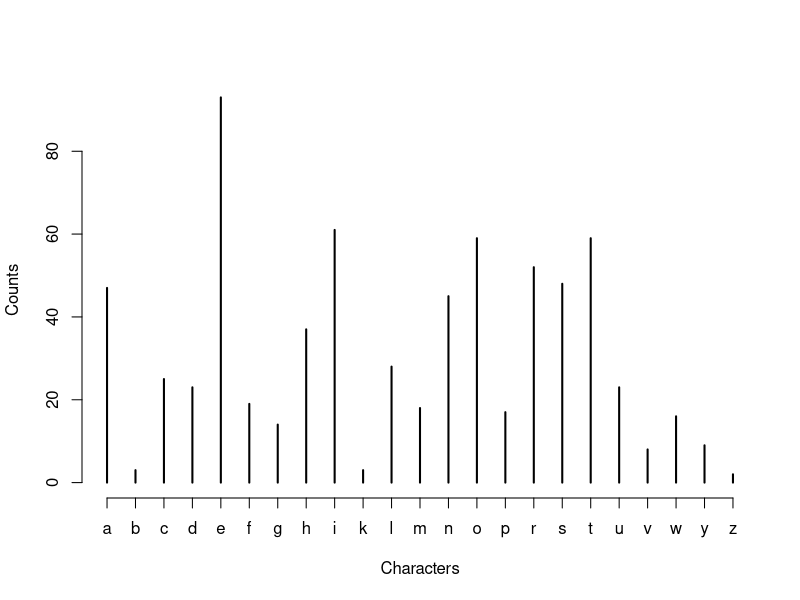

Here is the R script that generated this plot:
my.str <-"Reverend Meza, Reverend Reck, I'm grateful for your generous invitation to speak my views. 

While the so-called religious issue is necessarily and properly the chief topic here tonight, I want to emphasize from the outset that we have far more critical issues to face in the 1960 election; the spread of Communist influence, until it now festers 90 miles off the coast of Florida--the humiliating treatment of our President and Vice President by those who no longer respect our power--the hungry children I saw in West Virginia, the old people who cannot pay their doctor bills, the families forced to give up their farms--an America with too many slums, with too few schools, and too late to the moon and outer space. 

These are the real issues which should decide this campaign. And they are not religious issues--for war and hunger and ignorance and despair know no religious barriers."
nchar(my.str)
my.list <- strsplit(my.str, split = "")
is.list(my.list)
my.chars <- unlist(my.list)
my.chars_lower <- tolower(my.chars)
my.chars <- my.chars_lower[my.chars_lower %in% letters]
my.chartab <- table(my.chars)
my.chartab
plot(my.chartab, xlab = "Characters", ylab = "Counts")
rm(my.str, my.list, my.chars, my.chars_lower, my.chartab)





presidents <- c("Bill Clinton", "George Bush", "Ronald Reagan", "Jimmy Carter", "Gerald Ford")
president.list <- strsplit(presidents, split = " ")
president.vec <- unlist(president.list)
president.first <- president.vec[c(1,3,5,7,9)]
rm(presidents, president.first, president.vec)





bill <- "Bill Clinton"
others.first <- c("George", "Ronald", "Jimmy", "Gerald")
others.second <- c("Bush", "Reagan", "Carter", "Ford")
others <- paste(others.first, others.second)
substr(others, 1, 1)
substr(others, nchar(others) - 4, nchar(others))
president <- paste(bill, others)
substr(president, 1, 3) <- "abc"
rm(bill, others, others.first, others.second, president)